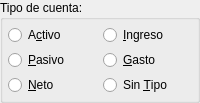
          <widget class="QGroupBox" name="groupBox_2" >
           <property name="title" >
            <string>Tipo de cuenta:</string>
           </property>
           <layout class="QHBoxLayout" >
            <property name="spacing" >
             <number>5</number>
            </property>
            <property name="leftMargin" >
             <number>5</number>
            </property>
            <property name="topMargin" >
             <number>5</number>
            </property>
            <property name="rightMargin" >
             <number>5</number>
            </property>
            <property name="bottomMargin" >
             <number>5</number>
            </property>
            <item>
             <layout class="QGridLayout" >
              <property name="leftMargin" >
               <number>0</number>
              </property>
              <property name="topMargin" >
               <number>0</number>
              </property>
              <property name="rightMargin" >
               <number>0</number>
              </property>
              <property name="bottomMargin" >
               <number>0</number>
              </property>
              <property name="horizontalSpacing" >
               <number>5</number>
              </property>
              <property name="verticalSpacing" >
               <number>5</number>
              </property>
              <item row="2" column="0" >
               <widget class="QRadioButton" name="cuentaneto" >
                <property name="text" >
                 <string>&amp;Neto</string>
                </property>
               </widget>
              </item>
              <item row="2" column="1" >
               <widget class="QRadioButton" name="cuentasintipo" >
                <property name="text" >
                 <string>Sin &amp;Tipo</string>
                </property>
               </widget>
              </item>
              <item row="0" column="0" >
               <widget class="QRadioButton" name="cuentaactivo" >
                <property name="text" >
                 <string>A&amp;ctivo</string>
                </property>
                <property name="shortcut" >
                 <string>Alt+C</string>
                </property>
               </widget>
              </item>
              <item row="0" column="1" >
               <widget class="QRadioButton" name="cuentaingreso" >
                <property name="text" >
                 <string>&amp;Ingreso</string>
                </property>
               </widget>
              </item>
              <item row="1" column="1" >
               <widget class="QRadioButton" name="cuentagasto" >
                <property name="text" >
                 <string>&amp;Gasto</string>
                </property>
                <property name="shortcut" >
                 <string>Alt+G</string>
                </property>
               </widget>
              </item>
              <item row="1" column="0" >
               <widget class="QRadioButton" name="cuentapasivo" >
                <property name="text" >
                 <string>&amp;Pasivo</string>
                </property>
                <property name="shortcut" >
                 <string>Alt+P</string>
                </property>
               </widget>
              </item>
             </layout>
            </item>
           </layout>
          </widget>
